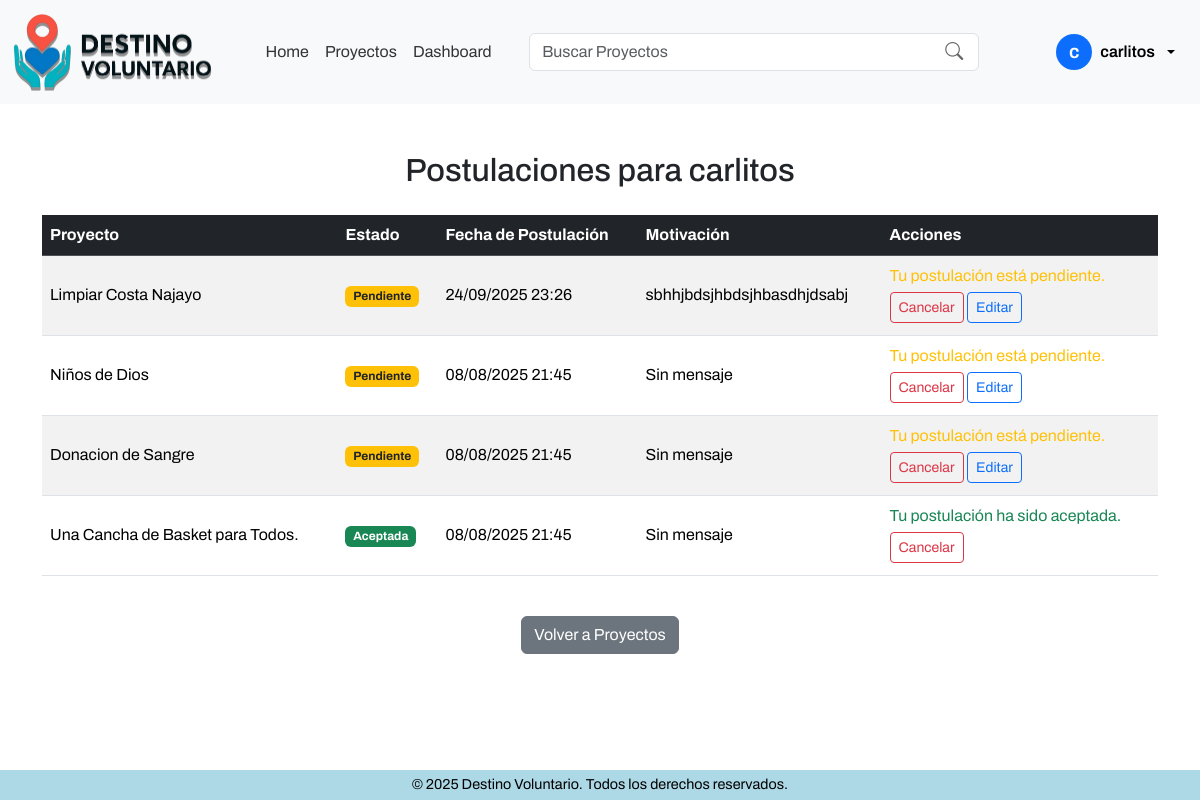
Screenshot of /postulaciones/listar_voluntario/ (signed in) with the database file from the repository.
### apps/core/models.py (models this page shows, shortened)
class Usuario(AbstractUser):
    ROLES = [
        ('voluntario', 'Voluntário'),
        ('organizacion', 'Organización'),
        ('admin', 'Administrador'),
    ]
    role = models.CharField(max_length=20, choices=ROLES, default='voluntario')
    date_joined = models.DateTimeField(auto_now_add=True)
    groups = models.ManyToManyField(
        Group,
        related_name='usuarios_grupo',
        blank=True,
        help_text='Grupos a los que pertenece el usuario. Un usuario puede pertenecer a múltiples grupos.',
    )
    user_permissions = models.ManyToManyField(
        Permission,
        related_name='usuarios_permiso',
        blank=True,
        help_text='Permisos específicos asignados al usuario.',
    )

### apps/postulaciones/models.py (models this page shows, shortened)
class Postulacion(models.Model):
    ESTADOS = [
        ('pendiente', 'Pendiente'),
        ('aceptada', 'Aceptada'),
        ('rechazada', 'Rechazada'),
    ]
    voluntario = models.ForeignKey(Usuario, on_delete=models.CASCADE, limit_choices_to={'role': 'voluntario'})
    proyecto = models.ForeignKey(Proyecto, on_delete=models.CASCADE)
    motivation = models.TextField(blank=True, null=True)
    status = models.CharField(max_length=20, choices=ESTADOS, default='pendiente')
    applied_at = models.DateTimeField(auto_now_add=True)
    class Meta:
        unique_together = ('voluntario', 'proyecto') # Solo una postulación por voluntario y proyecto
        ordering = ['-applied_at'] # Ordenar por fecha de postulación descendente

### apps/proyectos/models.py (models this page shows, shortened)
class Proyecto(models.Model):
    ESTADOS = [
        ('activo', 'Activo'),
        ('cerrado', 'Cerrado'),
        ('evaluacion', 'En Evaluación'),
        ('finalizado', 'Finalizado'),
        ('cancelado', 'Cancelado'),
        ('reactivado', 'Reactivado'),
    ]
    organizacion = models.ForeignKey(Organizacion, on_delete=models.CASCADE)
    title = models.CharField(max_length=255)
    description = models.TextField()
    location = models.CharField(max_length=255)
    image = models.ImageField(upload_to='proyectos/', blank=True, null=True)
    start_date = models.DateField()
    end_date = models.DateField()
    status = models.CharField(max_length=20, choices=ESTADOS, default='activo')

### apps/postulaciones/views.py (the view)
# urls.py: path('listar_voluntario/', views.listar_postulaciones_voluntario, name='listar_postulaciones_voluntario'),
@login_required
def listar_postulaciones_voluntario(request):
    user = request.user
    if user.role != 'voluntario':
        return redirect('dashboard')
    postulaciones = Postulacion.objects.filter(voluntario=user)
    return render(request, 'postulaciones/listar_postulaciones_voluntario.html', {'postulaciones': postulaciones})

### templates/postulaciones/listar_postulaciones_voluntario.html (shortened to what this page needs)
{% extends '../components/base.html' %}
{% block template %}
{% include '../components/navbar.html' %}
<div class="content-wrapper">
<div class="container my-5">
    {% if not user.is_authenticated %}
        <div class="text-center">
            <p>Debes iniciar sesión para ver tus postulaciones.</p>
            <p><a href="{% url 'login' %}" class="btn btn-primary">Iniciar sesión</a></p>
        </div>
    {% elif user.role != 'voluntario' %}
        <div class="text-center">
            <p>Solo los voluntarios pueden ver sus postulaciones.</p>
        </div>
    {% else %}
    <h2 class="mb-4 text-center">Postulaciones para {{ user.username }}</h2>
    <div class="table-responsive">
        <table class="table table-striped table-hover align-middle">
            <thead class="table-dark">
                <tr>
                    <th>Proyecto</th>
                    <th>Estado</th>
                    <th>Fecha de Postulación</th>
                    <th>Motivación</th>
                    <th>Acciones</th>
                </tr>
            </thead>
            <tbody>
                {% for postulacion in postulaciones %}
                <tr>
                    <td>{{ postulacion.proyecto.title }}</td>
                    <td>
                        {% if postulacion.status == 'pendiente' %}
                            <span class="badge bg-warning text-dark">Pendiente</span>
                        {% elif postulacion.status == 'aceptada' %}
                            <span class="badge bg-success">Aceptada</span>
                        {% elif postulacion.status == 'rechazada' %}
                            <span class="badge bg-danger">Rechazada</span>
                        {% else %}
                            <span class="badge bg-secondary">{{ postulacion.status }}</span>
                        {% endif %}
                    </td>
                    <td>{{ postulacion.applied_at|date:"d/m/Y H:i" }}</td>
                    <td>{{ postulacion.motivation|default:"Sin mensaje" }}</td>
                    <td>
                        {% if user.is_authenticated and user.role == 'voluntario' %}
                            {% if postulacion.status == 'pendiente' %}
                                <span class="d-block mb-1 text-warning">Tu postulación está pendiente.</span>
                                <a href="{% url 'cancelar_postulacion' postulacion.id %}" class="btn btn-sm btn-outline-danger mb-1">Cancelar</a>
                                <a href="{% url 'editar_postulacion' postulacion.id %}" class="btn btn-sm btn-outline-primary mb-1">Editar</a>
                            {% elif postulacion.status == 'aceptada' %}
                                <span class="d-block mb-1 text-success">Tu postulación ha sido aceptada.</span>
                                <a href="{% url 'cancelar_postulacion' postulacion.id %}" class="btn btn-sm btn-outline-danger mb-1">Cancelar</a>
                            {% elif postulacion.status == 'rechazada' %}
                                <span class="d-block mb-1 text-danger">Tu postulación ha sido rechazada.</span>
                                <a href="{% url 'crear_postulacion' postulacion.proyecto.id %}" class="btn btn-sm btn-outline-success mb-1">Re-Inscribirse</a>
                            {% endif %}
                        {% endif %}
                    </td>
                </tr>
                {% empty %}
                <tr>
                    <td colspan="5" class="text-center text-muted">No hay postulaciones para este proyecto.</td>
                </tr>
                {% endfor %}
            </tbody>
        </table>
    </div>
    {% endif %}
    <div class="text-center mt-4">
        <a href="{% url 'dashboard' %}" class="btn btn-secondary">Volver a Proyectos</a>
    </div>
</div>
</div>
{% include '../components/footer.html' %}
{% endblock %}

### templates/components/navbar.html (shortened to what this page needs)
{% load static %}
<nav class="navbar navbar-expand-lg bg-body-tertiary position-sticky top-0">
  <div class="container-fluid">
    <a class="navbar-brand logo fs-3" href="{% url 'home' %}"><img src="{% static 'images/logo horizontal.png'  %}" alt="Destino Voluntario" width="200"></a>
    <div class="collapse navbar-collapse" id="navbarSupportedContent">
      <ul class="navbar-nav mx-auto mb-2 mb-lg-0">
        <li class="nav-item">
          <a class="nav-link {% if request.resolver_match.url_name == 'home' %}active{% endif %}" href="{% url 'home' %}">Home</a>
        </li>
        <li class="nav-item">
          <a class="nav-link {% if request.resolver_match.url_name == 'listar_proyectos' %}active{% endif %}" href="{% url 'listar_proyectos' %}">Proyectos</a>
        </li>
        {% if user.is_authenticated %}
          <li class="nav-item">
              <a class="nav-link " href="{% url 'dashboard' %}">Dashboard</a>
          </li>
        {% endif %}
      </ul>
      <div class="d-flex align-items-center gap-3">
        <form class="d-flex align-items-center me-5" role="search" action="{% url 'buscar_proyectos' %}" method="get" style="width: 450px; position: relative;">
          <input class="form-control" type="search" name="q" placeholder="Buscar Proyectos" aria-label="Search" value="{{ query|default:'' }}" style="padding-right: 40px;" />
          <button type="submit" style="position: absolute; right: 10px; top: 50%; transform: translateY(-50%); background: none; border: none; color: #666; font-size: 18px; cursor: pointer;">
            <i class="bi bi-search"></i>
          </button>
        </form>
        {% if not user.is_authenticated %}
          <div class="d-flex align-items-center gap-2">
            <a href="{% url 'login' %}" class="btn btn-outline-primary btn-sm">Iniciar sesión</a>
            <div class="btn-group">
              <button type="button" class="btn btn-primary btn-sm dropdown-toggle" data-bs-toggle="dropdown" aria-expanded="false">
                Registrarse
              </button>
              <ul class="dropdown-menu dropdown-menu-start">
                <li><a class="dropdown-item" href="{% url 'registrar_voluntario' %}">Registrarse como Voluntario</a></li>
                <li><a class="dropdown-item" href="{% url 'registrar_organizacion' %}">Registrarse como Organización</a></li>
              </ul>
            </div>
          </div>
        {% else %}
          <div class="dropdown">
            <button class="btn btn-light d-flex align-items-center gap-2 dropdown-toggle" type="button" id="userDropdown" data-bs-toggle="dropdown" aria-expanded="false" style="border-radius: 50px; font-weight: 600;">
              <span class="avatar bg-primary text-white rounded-circle d-flex align-items-center justify-content-center" style="width: 36px; height: 36px; font-size: 1.2rem;">{{ user.first_name|slice:":1"|default:user.username|slice:":1" }}</span>
              <span class="d-none d-md-inline">{{ user.get_full_name|default:user.username|truncatechars:16 }}</span>
            </button>
          </div>
        {% endif %}
      </div>
    </div>
  </div>
</nav>

### static/css/main.css (style rules this page uses)
.logo { font-family: 'Roboto', sans-serif; font-weight: 700; text-transform: uppercase; }
html, body { font-family: 'Archivo', sans-serif; }

### templates/postulaciones/listar_postulaciones_voluntario.html (style rules this page uses)
body { background: #ffffff; min-height: 100vh; display: flex; flex-direction: column; }
.content-wrapper { flex: 1; display: flex; flex-direction: column; }

### templates/components/navbar.html (style rules this page uses)
.navbar-nav .nav-link { color: #333 !important; transition: color 0.3s; }
.navbar { position: sticky; top: 0; z-index: 4000; }

### rows the page displays
Usuario: first_name "c", get_full_name "carlitos", username "carlitos"
Postulacion: proyecto "Limpiar Costa Najayo", status "Pendiente", applied_at "24/09/2025 23:26", motivation "sbhhjbdsjhbdsjhbasdhjdsabj"
Postulacion: proyecto "Niños de Dios", status "Pendiente", applied_at "08/08/2025 21:45", motivation "Sin mensaje"
Postulacion: proyecto "Donacion de Sangre", status "Pendiente", applied_at "08/08/2025 21:45", motivation "Sin mensaje"
Postulacion: proyecto "Una Cancha de Basket para Todos.", status "Aceptada", applied_at "08/08/2025 21:45", motivation "Sin mensaje"
